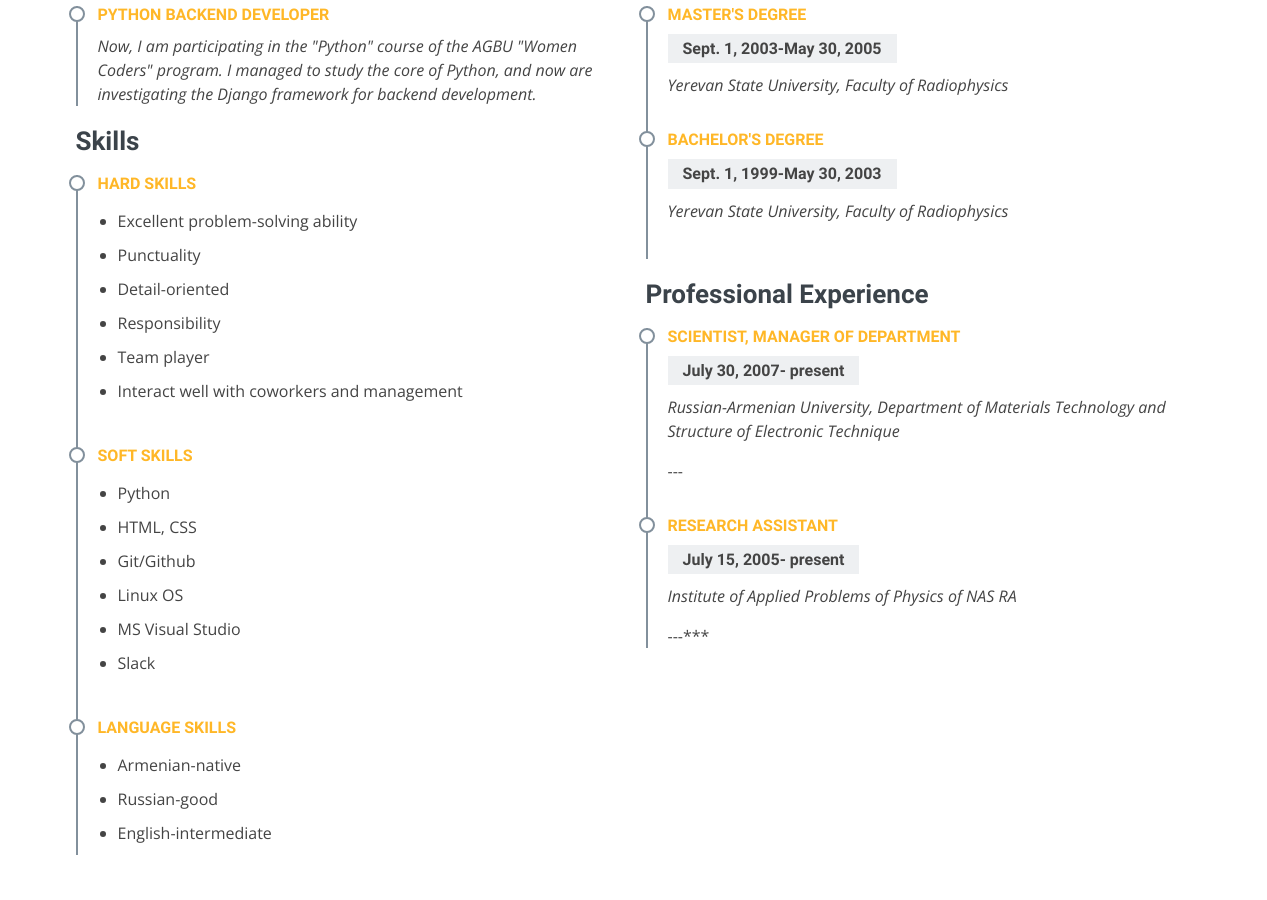
The app's page / (middle part), older data.
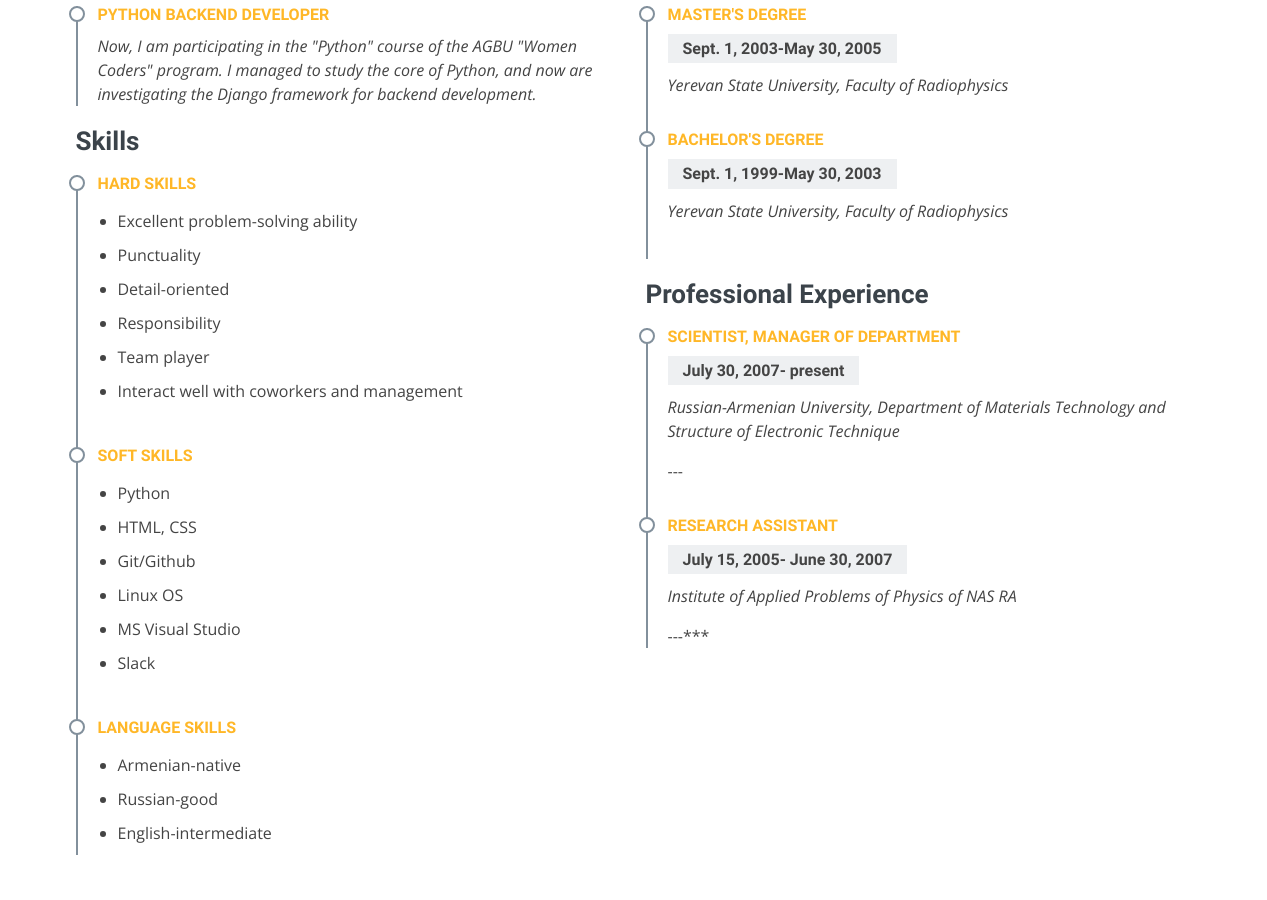
The same page, newer data.
### resume/models.py (models this page shows, shortened)
class Experience(models.Model):
    job_title = models.TextField(max_length=50)
    company_name = models.TextField(max_length=150)
    start_date = models.DateField()
    end_date = models.DateField(blank=True, null=True)
    is_current = models.BooleanField()
    job_discription = models.TextField(max_length=1000, blank=True, null=True)
    created_on = models.DateTimeField(auto_now=True)

### resume/views.py (the view)
# urls.py: 2. Add a URL to urlpatterns:  path('', views.home, name='home')
def home(request):
    skills = Skill.objects.all()
    educations = Education.objects.all()
    experiences = Experience.objects.all()
    languages = Language.objects.all()
    soft_skills = SoftSkill.objects.all()
    hard_skills = HardSkill.objects.all()
    social_links = SocialLink.objects.all()
    personal_info = Personal_info.objects.first()
    facts = Facts.objects.first()
    services = Service.objects.all()
    testimonials = Testimonial.objects.all()
    portfolio_details = PortfolioDetails.objects.all()
    user_info = UserInfo.objects.filter(user__username="naira")
    data = {
        "skills": skills,
        "educations": educations,
        "experiences": experiences,
        "languages": languages,
        "soft_skills": soft_skills,
        "hard_skills": hard_skills,
        "social_links": social_links,
        "personal_info": personal_info,
        "facts": facts,
        "services": services,
        "testimonials": testimonials,
        "portfolio_details": portfolio_details,
        "user_info": user_info,
    }
    return render(request, "home.html", context=data)

### resume/models.py (called while the page is built)
    def __str__(self) -> str:
        return f"{self.name}"

    def __str__(self) -> str:
        return f"{self.name}"

### resume/templates/home.html (shortened to what this page needs)
{% extends 'base.html' %}
{%load static %}
{% block blockcontent %}
{% include "header.html"%}
<main id="main">
  {% include "about.html"%}
  {% include "resume.html"%}
  {% include "service.html" %}
  {% include "testimonials.html"%}
  {% include "portfolio.html"%}
  {% include "contact.html"%}
</main>
{% include "footer.html"%}
{% endblock %}

### resume/templates/resume.html (shortened to what this page needs)
{% extends 'base.html' %}
{%load static %}
{% block blockcontent %}
<section id="resume" class="resume">
    <div class="container">
        <div class="row">
            <div class="col-lg-6">
                <div class="resume-item pb-0">
                    <h4>{{personal_info.sumary_name}}</h4>
                    <p><em>{{personal_info.sumary_description}}</em></p>
                </div>
                <h3 class="resume-title">Skills</h3>
                <div class="resume-item">
                    <h4>Hard skills</h4>
                    <p>
                    <ul>
                        {% for hard_skill in hard_skills%}
                        <li>{{hard_skill}}</li>
                        {% endfor %}
                    </ul>
                    </p>
                </div>
                <div class="resume-item">
                    <h4>Soft Skills</h4>
                    <p>
                    <ul>
                        {% for soft_skill in soft_skills%}
                        <li>{{soft_skill}}</li>
                        {% endfor %}
                    </ul>
                    </p>
                </div>
                <div class="resume-item">
                    <h4>Language skills</h4>
                    <p>
                    <ul>
                        {% for language in languages%}
                        <li>{{language.name}}-{{language.level}}</li>
                        {% endfor %}
                    </ul>
                    </p>
                </div>
            </div>
            <div class="col-lg-6">
                {% for education in educations %}
                <div class="resume-item">
                    <h4>{{education.grade}}</h4>
                    <h5>{{education.start_date}}-{{education.end_date}}</h5>
                    <p><em>{{education.university_name}}</em></p>
                </div>
                {% endfor %}
                <h3 class="resume-title">Professional Experience</h3>
                {% for experience in experiences %}
                <div class="resume-item">
                    <h4>{{experience.job_title}}</h4>
                    <h5>{{experience.start_date}}-{%if experience.is_current%} present {%else%}
                        {{experience.end_date}}{% endif %}</h5>
                    <p><em>{{experience.company_name}}</em></p>
                    <p line-height:1.5>{{experience.job_discription}}</p>
                </div>
                {% endfor %}
            </div>
        </div>
    </div>
</section>
{%endblock%}

Row changes from the older to the newer data that the page shows:
changed Experience "RESEARCH ASSISTANT": end_date (not shown) → "June 30, 2007"; no longer shows "present"
